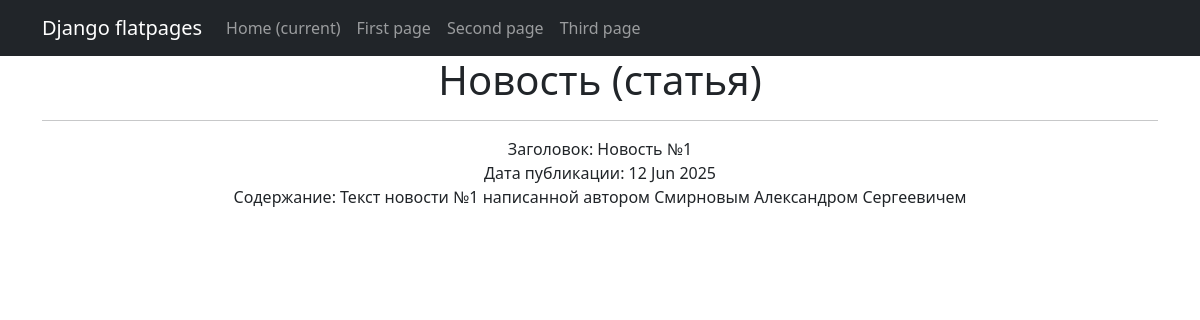
The app's page /news/2, older data.
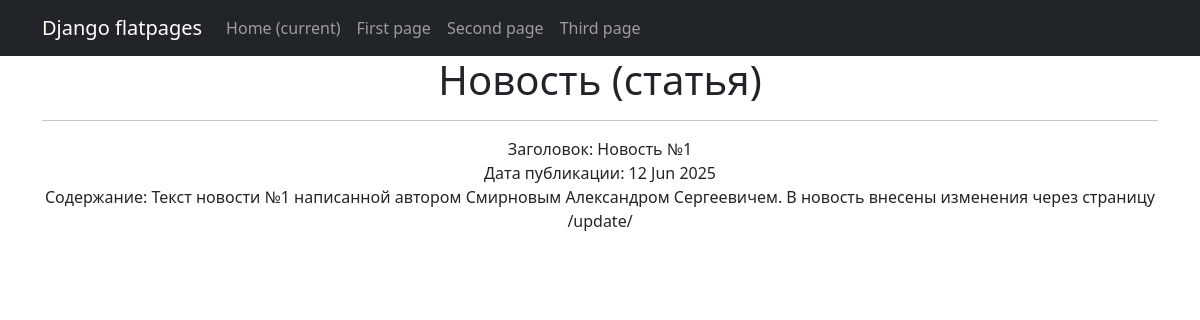
The same page, newer data.
### NewsPortal/models.py (models this page shows, shortened)
class Post(models.Model):
    author = models.ForeignKey(Author, on_delete=models.CASCADE)
    type = models.CharField(max_length=2, choices=TYPE_OF_PUBLICATION)
    created_at = models.DateTimeField(auto_now_add=True)
    category = models.ManyToManyField(Category, through='PostCategory')
    title = models.CharField(max_length=150)
    content = models.TextField()
    rating = models.IntegerField(default=0, blank=True)

### NewsPortal/views.py (the view)
# urls.py: path('<int:pk>', PostDetailView.as_view(), name='post_detail'),
class PostDetailView(DetailView):
    model = Post
    context_object_name = 'post'
    template_name = 'newsPortal/newsDetail.html'

### NewsPortal/templatetags/customs_fiter.py (called while the page is built)
@register.filter()
def censor(value, filter_word = ''):
    if type(value) == str:
        list_words = value.split()
        res_str = ''
        for word in list_words:
            if word.lower() == filter_word.lower():
                new_word = word[:1]
                for _ in range(len(word)):
                    new_word += '.'
                res_str += new_word if res_str == '' else ' ' + new_word
            else:
                res_str += word if res_str == '' else ' ' + word
        return res_str
    else:
        raise TypeError('Фильтр предназначен только для строкового типа')

### templates/newsPortal/newsDetail.html (shortened to what this page needs)
{% extends 'flatpages/default.html' %}
{% load customs_fiter %}
{% block content %}
<h1>Новость (статья)</h1>
<hr>
    <p>
    Заголовок: {{ post.title|censor:'Статья' }}
    <br>Дата публикации: {{ post.created_at|date:'d M Y' }}
    <br>Содержание: {{ post.content|censor:'Статьи' }}
    </p>
{% endblock content %}

Row changes from the older to the newer data that the page shows:
changed Post "Новость №1": content|censor "Текст новости №1 написанной автором Смирновым Александром Сергеевичем" → "Текст новости №1 написанной автором Смирновым Александром Сергеевичем. В новость внесены изменения через страницу /update/"
